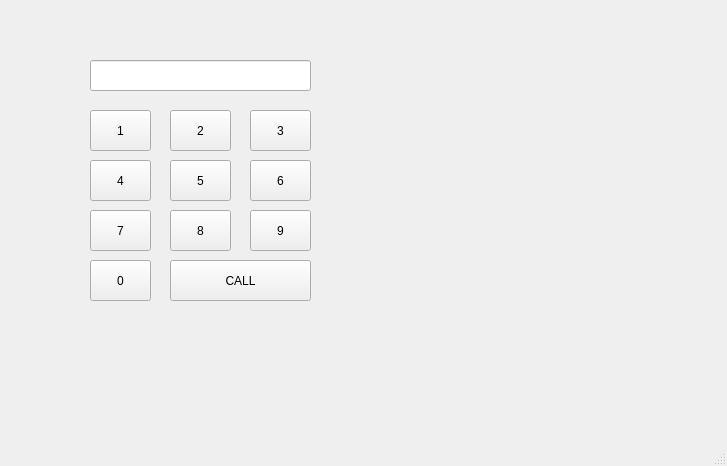
<?xml version="1.0" encoding="UTF-8"?>
<ui version="4.0">
 <class>MainWindow</class>
 <widget class="QMainWindow" name="MainWindow">
  <property name="geometry">
   <rect>
    <x>0</x>
    <y>0</y>
    <width>727</width>
    <height>466</height>
   </rect>
  </property>
  <property name="windowTitle">
   <string>MainWindow</string>
  </property>
  <widget class="QWidget" name="centralwidget">
   <widget class="QLineEdit" name="le">
    <property name="geometry">
     <rect>
      <x>90</x>
      <y>60</y>
      <width>221</width>
      <height>31</height>
     </rect>
    </property>
    <property name="layoutDirection">
     <enum>Qt::LeftToRight</enum>
    </property>
    <property name="alignment">
     <set>Qt::AlignRight|Qt::AlignTrailing|Qt::AlignVCenter</set>
    </property>
   </widget>
   <widget class="QPushButton" name="pb1">
    <property name="geometry">
     <rect>
      <x>90</x>
      <y>110</y>
      <width>61</width>
      <height>41</height>
     </rect>
    </property>
    <property name="text">
     <string>1</string>
    </property>
   </widget>
   <widget class="QPushButton" name="pb2">
    <property name="geometry">
     <rect>
      <x>170</x>
      <y>110</y>
      <width>61</width>
      <height>41</height>
     </rect>
    </property>
    <property name="text">
     <string>2</string>
    </property>
   </widget>
   <widget class="QPushButton" name="pb3">
    <property name="geometry">
     <rect>
      <x>250</x>
      <y>110</y>
      <width>61</width>
      <height>41</height>
     </rect>
    </property>
    <property name="text">
     <string>3</string>
    </property>
   </widget>
   <widget class="QPushButton" name="pb4">
    <property name="geometry">
     <rect>
      <x>90</x>
      <y>160</y>
      <width>61</width>
      <height>41</height>
     </rect>
    </property>
    <property name="text">
     <string>4</string>
    </property>
   </widget>
   <widget class="QPushButton" name="pb5">
    <property name="geometry">
     <rect>
      <x>170</x>
      <y>160</y>
      <width>61</width>
      <height>41</height>
     </rect>
    </property>
    <property name="text">
     <string>5</string>
    </property>
   </widget>
   <widget class="QPushButton" name="pb6">
    <property name="geometry">
     <rect>
      <x>250</x>
      <y>160</y>
      <width>61</width>
      <height>41</height>
     </rect>
    </property>
    <property name="text">
     <string>6</string>
    </property>
   </widget>
   <widget class="QPushButton" name="pb7">
    <property name="geometry">
     <rect>
      <x>90</x>
      <y>210</y>
      <width>61</width>
      <height>41</height>
     </rect>
    </property>
    <property name="text">
     <string>7</string>
    </property>
   </widget>
   <widget class="QPushButton" name="pb8">
    <property name="geometry">
     <rect>
      <x>170</x>
      <y>210</y>
      <width>61</width>
      <height>41</height>
     </rect>
    </property>
    <property name="text">
     <string>8</string>
    </property>
   </widget>
   <widget class="QPushButton" name="pb9">
    <property name="geometry">
     <rect>
      <x>250</x>
      <y>210</y>
      <width>61</width>
      <height>41</height>
     </rect>
    </property>
    <property name="text">
     <string>9</string>
    </property>
   </widget>
   <widget class="QPushButton" name="pb0">
    <property name="geometry">
     <rect>
      <x>90</x>
      <y>260</y>
      <width>61</width>
      <height>41</height>
     </rect>
    </property>
    <property name="text">
     <string>0</string>
    </property>
   </widget>
   <widget class="QPushButton" name="pb_call">
    <property name="geometry">
     <rect>
      <x>170</x>
      <y>260</y>
      <width>141</width>
      <height>41</height>
     </rect>
    </property>
    <property name="text">
     <string>CALL</string>
    </property>
   </widget>
  </widget>
  <widget class="QMenuBar" name="menubar">
   <property name="geometry">
    <rect>
     <x>0</x>
     <y>0</y>
     <width>727</width>
     <height>21</height>
    </rect>
   </property>
  </widget>
  <widget class="QStatusBar" name="statusbar"/>
 </widget>
 <resources/>
 <connections/>
</ui>
